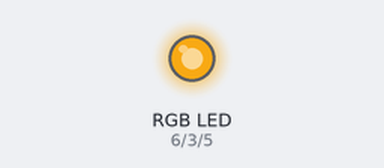
The sketch below on a simulated Arduino Uno, built with avr-gcc and run on an emulated ATmega328P. Parts: an RGB LED mixed from three pins (HIGH = lit). Dim RGB values are drawn brighter than linear; random numbers use the default seed unless the sketch sets one.

Above: at 0.1 s.
At 4.1 s:
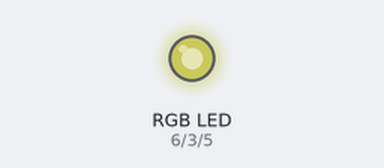
At 9.1 s:
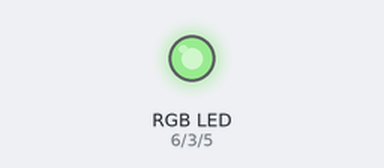
At 19.1 s:
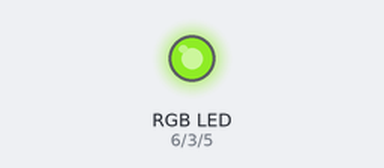
At 28.1 s:
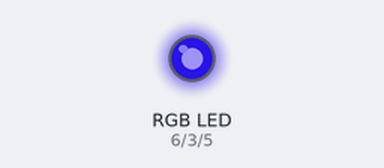
At 38.1 s:
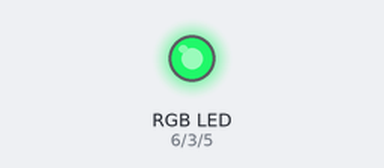
Timing chart, 0 to 40.0 s (numbered marks = the images above):
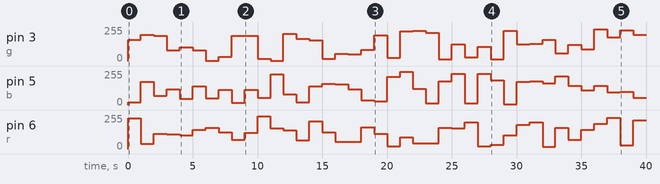

Measured:
- by itself, pin 3 (g): 0/255 → 158/255 at 0.00 s, → 197/255 1.0 s later, → 188/255 1.0 s later, → 80/255 1.0 s later, … (40 changes in this stretch)
- by itself, pin 5 (b): 0/255 → 19/255 at 0.00 s, → 175/255 1.0 s later, → 68/255 1.0 s later, → 120/255 1.0 s later, … (40 changes in this stretch)

The sketch:

sketch_mar12a.ino
```cpp
int r=6;
int b=5;
int g=3;

void setup() {
  pinMode(r,OUTPUT);
  pinMode(b,OUTPUT);
  pinMode(g,OUTPUT);
}

void loop()
{
int rr= random (0,255);
int br =random(0,255);
int gr =random(0,255);

analogWrite(r,rr);
analogWrite(b,br);
analogWrite(g,gr);

delay(1000);

}
```
